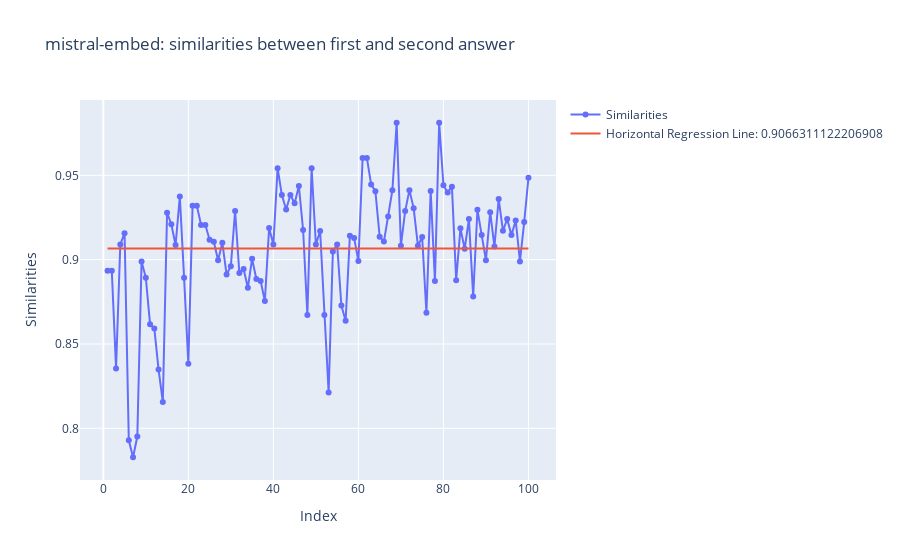

The notebook cell saved with this chart:
### Markdown cell above
Visualization

### Code cell
import plotly.graph_objs as go
import numpy as np

mean_similarity = np.mean(similarities_1_2_mistral)

x_values = list(range(1, len(similarities_1_2_mistral) + 1))

fig = go.Figure()

fig.add_trace(go.Scatter(x=x_values, y=similarities_1_2_mistral, mode='lines+markers', name='Similarities'))

fig.add_trace(go.Scatter(x=[x_values[0], x_values[-1]], y=[mean_similarity, mean_similarity],
                         mode='lines', name=f'Horizontal Regression Line: {mean_similarity}'))

fig.update_layout(
    title= "mistral-embed: similarities between first and second answer",
    xaxis_title="Index",
    yaxis_title="Similarities"
)

fig.show()

### Figure 1 — Plotly figure (JSON) as saved in the notebook; plotly's stock layout.template omitted (floating-point values rounded to 4 significant figures)
{"data": [{"mode": "lines+markers", "name": "Similarities", "type": "scatter", "x": [1, 2, 3, 4, 5, 6, 7, 8, 9, 10, 11, 12, 13, 14, 15, 16, 17, 18, 19, 20, 21, 22, 23, 24, 25, 26, 27, 28, 29, 30, 31, 32, 33, 34, 35, 36, 37, 38, 39, 40, 41, 42, 43, 44, 45, 46, 47, 48, 49, 50, 51, 52, 53, 54, 55, 56, 57, 58, 59, 60, 61, 62, 63, 64, 65, 66, 67, 68, 69, 70, 71, 72, 73, 74, 75, 76, 77, 78, 79, 80, 81, 82, 83, 84, 85, 86, 87, 88, 89, 90, 91, 92, 93, 94, 95, 96, 97, 98, 99, 100], "y": [0.8935, 0.8935, 0.8355, 0.909, 0.9157, 0.7929, 0.7828, 0.7951, 0.8989, 0.8893, 0.8617, 0.8592, 0.8348, 0.8156, 0.9279, 0.921, 0.9087, 0.9375, 0.8893, 0.8383, 0.9319, 0.9319, 0.9206, 0.9206, 0.9118, 0.9106, 0.8997, 0.91, 0.8912, 0.8961, 0.9289, 0.8921, 0.8945, 0.8833, 0.9005, 0.8885, 0.8874, 0.8755, 0.9187, 0.9089, 0.9542, 0.9383, 0.9297, 0.9383, 0.9335, 0.9436, 0.9175, 0.8672, 0.9542, 0.909, 0.917, 0.8672, 0.8212, 0.9049, 0.909, 0.8727, 0.8638, 0.9142, 0.9128, 0.8991, 0.9603, 0.9603, 0.9446, 0.9405, 0.9136, 0.9107, 0.9256, 0.9412, 0.9812, 0.9083, 0.9288, 0.9412, 0.9305, 0.9083, 0.9134, 0.8685, 0.9407, 0.8873, 0.9812, 0.9442, 0.9399, 0.9433, 0.8879, 0.9186, 0.9065, 0.924, 0.8782, 0.9296, 0.9145, 0.8997, 0.9281, 0.9078, 0.9359, 0.9171, 0.924, 0.9145, 0.9232, 0.8989, 0.9223, 0.9486]}, {"mode": "lines", "name": "Horizontal Regression Line: 0.9066311122206908", "type": "scatter", "x": [1, 100], "y": [0.9066, 0.9066]}], "layout": {"title": {"text": "mistral-embed: similarities between first and second answer"}, "xaxis": {"title": {"text": "Index"}}, "yaxis": {"title": {"text": "Similarities"}}}}
